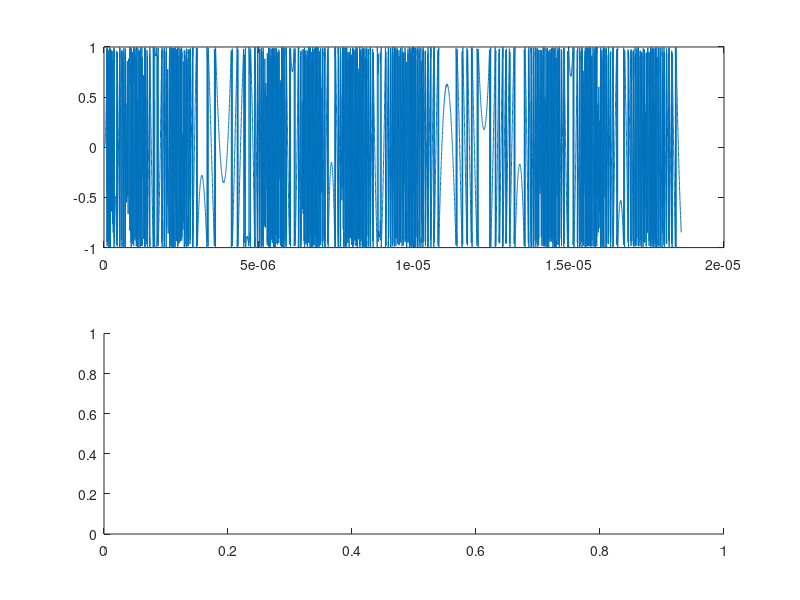

Here is the MATLAB script that generated this plot: (Note: this script raises an error after producing the figure.)
clc, clear, close all; 

%% read csv
fid = fopen('result.csv', 'r');
raw = textscan(fid, '%s');
fclose(fid);
lines = raw{1};

nG = floor(length(lines)/2);       
iLines = lines(1:2:2*nG);             
qLines = lines(2:2:2*nG);           

nz = find(cellfun(@(a,b) any(a=='1') || any(b=='1'), iLines, qLines), 1, 'first');
iLines = iLines(nz:end);
qLines = qLines(nz:end);

data = [];
for k = 1:length(iLines)
    bi = iLines{k};
    bq = qLines{k};
    for j = 1:8
        idx1 = (8-j)*16 + 1;
        idx2 = (8-j+1)*16;

        ui = bin2dec(bi(idx1:idx2));
        if ui >= 2^15, ui = ui - 2^16; end  
        uq = bin2dec(bq(idx1:idx2));
        if uq >= 2^15, uq = uq - 2^16; end

        data(end+1) = complex(ui, uq) / 2^15;  
    end
end

data = data(find(data ~= 0, 1):end);   

%% Time domain Analysis
fs = 180e6*8;
figure;
subplot(211);
t = (1:length(data))./fs;
plot(t, real(data));

%% Spectrum Analysis
subplot(212);
[pxx,f] = pwelch(data, 1000, 500, 1024, fs);
w = 2*pi*f/fs;
plot(w/pi, pow2db(pxx));xlabel('\pi');

%% BPSK branch: fc = 100 MHz, Rs = 450 kHz
fc = 100e6;
x = data.*exp(-1i*2*pi*fc*(0:length(data)-1)/fs);

Rs = 450e3;
alpha = 0.25;
D = round(fs/(10*Rs));                   
h = ones(1, D)/D;                    
x = conv(x, h);
x = x(1:D:end);
fs2 = fs/D;

wd = ((1+alpha)*Rs/2)/(fs2)*2*pi;
N = 128;
b = fir1(N, wd/pi);
x = filter(b, 1, x);
x = x(N+1:end);

% de-rotation with drift tracking (pinc quantization causes slow
% carrier phase rotation over long records)
seg = floor(length(x)/20);
phi_t = zeros(1,20);
for k = 1:20
    w = x((k-1)*seg+1 : k*seg);
    phi_t(k) = angle(mean(w.^2));
end
pp = polyfit((1:20)*seg - seg/2, unwrap(phi_t), 1);
x = x.*exp(-1i*(pp(1)*(0:length(x)-1) + pp(2))/2);

sps = fs2/Rs;

eyediagram(x, 2*sps);
grid on;

%% QPSK branch: fc = 200 MHz, Rs = 4.5 MHz
fc = 200e6;
x = data.*exp(-1i*2*pi*fc*(0:length(data)-1)/fs);

Rs = 4.5e6;
D = round(fs/(10*Rs));
h = ones(1, D)/D;
x = conv(x, h);
x = x(1:D:end);
fs2 = fs/D;

wd = ((1+alpha)*Rs/2)/(fs2)*2*pi;
b = fir1(N, wd/pi);
x = filter(b, 1, x);
x = x(N+1:end);

seg = floor(length(x)/20);
phi_t = zeros(1,20);
for k = 1:20
    w = x((k-1)*seg+1 : k*seg);
    phi_t(k) = angle(mean(w.^4));
end
pp = polyfit((1:20)*seg - seg/2, unwrap(phi_t), 1);
x = x.*exp(-1i*((pp(1)*(0:length(x)-1) + pp(2))/4 - pi/4));

sps = fs2/Rs;

eyediagram(x, 2*sps);
grid on;
